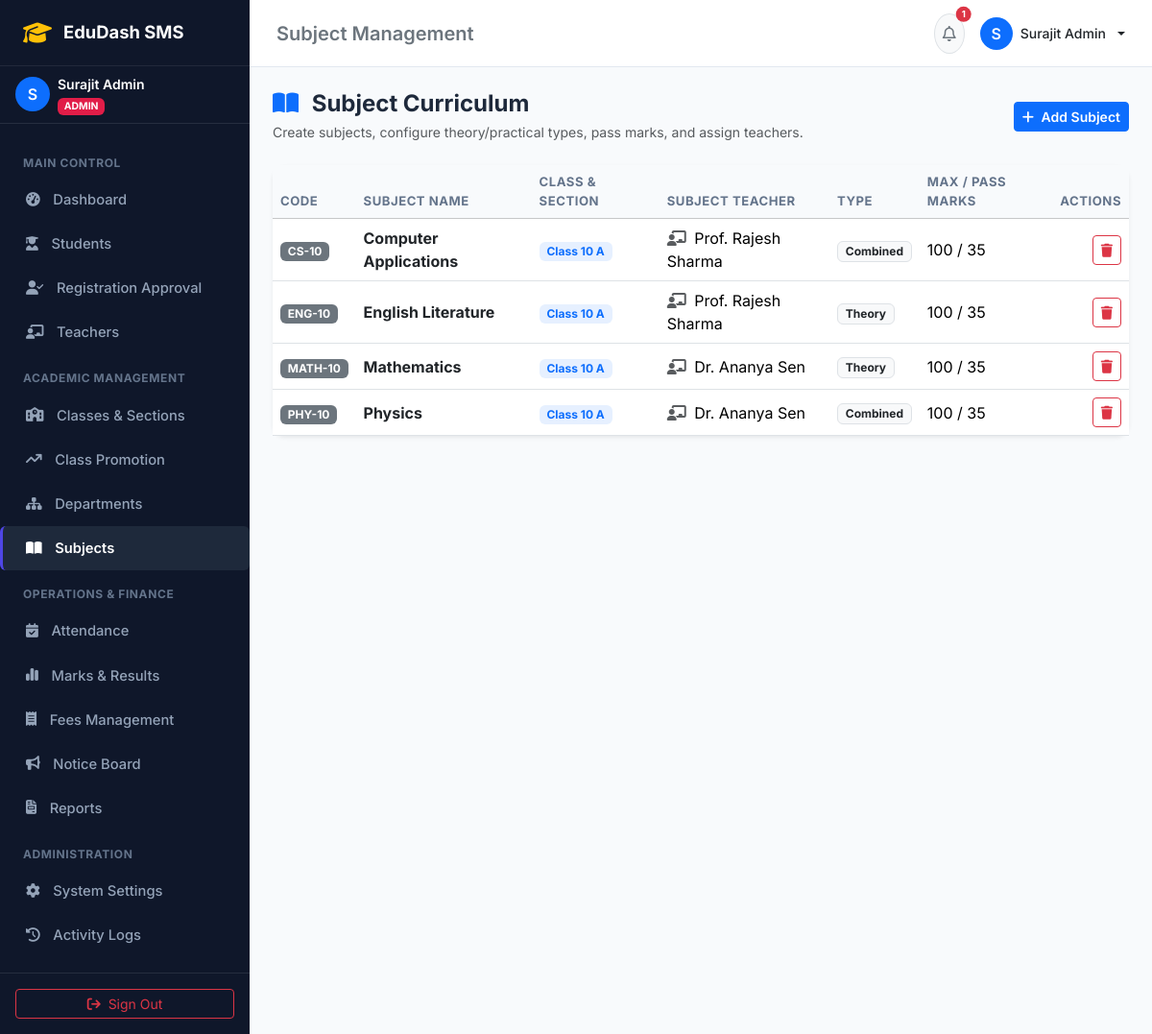
/subjects.php (signed in), run on the app's committed database.
### tables this page shows
CREATE TABLE `subjects` (
  `id` INT AUTO_INCREMENT PRIMARY KEY,
  `name` VARCHAR(100) NOT NULL,
  `code` VARCHAR(20) NOT NULL,
  `class_id` INT NOT NULL,
  `teacher_id` INT NULL,
  `type` ENUM('Theory', 'Practical', 'Combined') DEFAULT 'Theory',
  `max_marks` INT DEFAULT 100,
  `pass_marks` INT DEFAULT 35,
  FOREIGN KEY (`class_id`) REFERENCES `classes`(`id`) ON DELETE CASCADE,
  FOREIGN KEY (`teacher_id`) REFERENCES `teachers`(`id`) ON DELETE SET NULL
);

CREATE TABLE `classes` (
  `id` INT AUTO_INCREMENT PRIMARY KEY,
  `name` VARCHAR(50) NOT NULL,
  `section` VARCHAR(10) NOT NULL,
  `department_id` INT NULL,
  `class_teacher_id` INT NULL,
  `numeric_level` INT DEFAULT 1,
  `created_at` TIMESTAMP DEFAULT CURRENT_TIMESTAMP,
  FOREIGN KEY (`department_id`) REFERENCES `departments`(`id`) ON DELETE SET NULL
);

CREATE TABLE `users` (
  `id` INT AUTO_INCREMENT PRIMARY KEY,
  `username` VARCHAR(50) UNIQUE NOT NULL,
  `password` VARCHAR(255) NOT NULL,
  `role` ENUM('admin', 'teacher', 'student') NOT NULL,
  `email` VARCHAR(100) UNIQUE NOT NULL,
  `full_name` VARCHAR(100) NOT NULL,
  `phone` VARCHAR(20) NULL,
  `avatar` VARCHAR(255) DEFAULT 'default_avatar.png',
  `status` ENUM('active', 'inactive', 'pending') DEFAULT 'active',
  `created_at` TIMESTAMP DEFAULT CURRENT_TIMESTAMP
);

### subjects.php (the view, shortened to what this page needs)
<?php
require_once __DIR__ . '/../includes/header.php';
require_once __DIR__ . '/../includes/sidebar.php';
$subjects = $pdo->query("SELECT s.*, c.name as class_name, c.section, u.full_name as teacher_name
                         FROM subjects s
                         JOIN classes c ON s.class_id = c.id
                         LEFT JOIN teachers t ON s.teacher_id = t.id
                         LEFT JOIN users u ON t.user_id = u.id
                         ORDER BY c.name ASC, s.name ASC")->fetchAll();
?>
<div class="main-wrapper">
    <?php require_once __DIR__ . '/../includes/navbar.php'; ?>
    <main class="p-4">
        <div class="d-flex justify-content-between align-items-center mb-4">
            <div>
                <h4 class="fw-bold mb-1"><i class="fa-solid fa-book-open text-primary me-2"></i> Subject Curriculum</h4>
                <p class="text-muted small mb-0">Create subjects, configure theory/practical types, pass marks, and assign teachers.</p>
            </div>
            <button class="btn btn-primary btn-sm fw-semibold" data-bs-toggle="modal" data-bs-target="#addSubjectModal">
                <i class="fa-solid fa-plus me-1"></i> Add Subject
            </button>
        </div>
        <div class="card border-0 shadow-sm">
            <div class="table-responsive">
                <table class="table table-hover align-middle mb-0">
                    <thead class="table-light">
                        <tr>
                            <th>Code</th>
                            <th>Subject Name</th>
                            <th>Class & Section</th>
                            <th>Subject Teacher</th>
                            <th>Type</th>
                            <th>Max / Pass Marks</th>
                            <th class="text-end">Actions</th>
                        </tr>
                    </thead>
                    <tbody>
                        <?php foreach ($subjects as $s): ?>
                            <tr>
                                <td><span class="badge bg-secondary"><?php echo htmlspecialchars($s['code']); ?></span></td>
                                <td class="fw-bold text-dark"><?php echo htmlspecialchars($s['name']); ?></td>
                                <td><span class="badge bg-primary bg-opacity-10 text-primary"><?php echo htmlspecialchars($s['class_name'] . ' ' . $s['section']); ?></span></td>
                                <td><i class="fa-solid fa-chalkboard-user text-muted me-1"></i> <?php echo htmlspecialchars($s['teacher_name'] ?? 'Unassigned'); ?></td>
                                <td><span class="badge bg-light text-dark border"><?php echo $s['type']; ?></span></td>
                                <td><?php echo $s['max_marks']; ?> / <?php echo $s['pass_marks']; ?></td>
                                <td class="text-end">
                                    <form method="GET" action="" class="d-inline" onsubmit="return confirm('Delete this subject?');">
                                        <button type="submit" class="btn btn-sm btn-outline-danger"><i class="fa-solid fa-trash"></i></button>
                                    </form>
                                </td>
                            </tr>
                        <?php endforeach; ?>
                    </tbody>
                </table>
            </div>
        </div>
    </main>
<?php require_once __DIR__ . '/../includes/footer.php'; ?>

### style.css (style rules this page uses)
:root { --primary: #4f46e5; --primary-hover: #4338ca; --sidebar-bg: #0f172a; --sidebar-text: #94a3b8; --sidebar-hover-bg: #1e293b; --sidebar-active-text: #ffffff; --body-bg: #f8fafc; --card-border: #e2e8f0; }
body { font-family: 'Inter', -apple-system, BlinkMacSystemFont, 'Segoe UI', Roboto, sans-serif; background-color: var(--body-bg); color: #1e293b; min-height: 100vh; }
.main-wrapper { flex: 1; display: flex; flex-direction: column; min-width: 0; }
.card { border: 1px solid var(--card-border); border-radius: 0.85rem; box-shadow: 0 1px 3px rgba(0, 0, 0, 0.04); }
.table th { font-size: 0.82rem; text-transform: uppercase; letter-spacing: 0.04em; color: #64748b; background-color: #f8fafc; border-top: none; }

### data on the page
subjects: code "CS-10", name "Computer Applications", class.section "Class 10 A", users.full_name "Prof. Rajesh Sharma", type "Combined", max_marks "100", pass_marks "35"
subjects: code "ENG-10", name "English Literature", class.section "Class 10 A", users.full_name "Prof. Rajesh Sharma", type "Theory", max_marks "100", pass_marks "35"
subjects: code "MATH-10", name "Mathematics", class.section "Class 10 A", users.full_name "Dr. Ananya Sen", type "Theory", max_marks "100", pass_marks "35"
subjects: code "PHY-10", name "Physics", class.section "Class 10 A", users.full_name "Dr. Ananya Sen", type "Combined", max_marks "100", pass_marks "35"

### other printed values
substr($_SESSION['user_name'] ?? 'U', 0, 1) "S"
$_SESSION['user_name'] "Surajit Admin"
$role "ADMIN"
$page_title "Subject Management"
$unread_notices_count "1"
